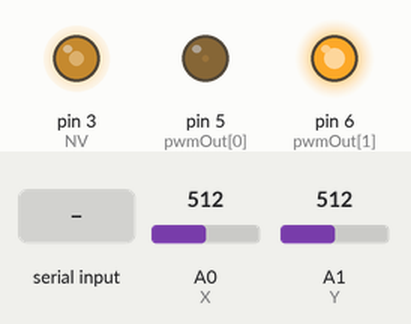
Recording of a sketch running on a simulated Arduino Uno, built with avr-gcc and run on an emulated ATmega328P. Shown: output pins drawn as LEDs (lit = HIGH). The inputs (shaded band) are chosen by the test bench; at power-on: A0 (X) = 512, A1 (Y) = 512. What the sketch prints to the serial monitor is not drawn.

Above: at 1.2 s.
1.3 s: "1" received over Serial
At 1.45 s:
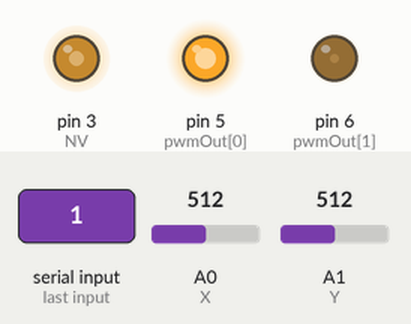
At 2.65 s:
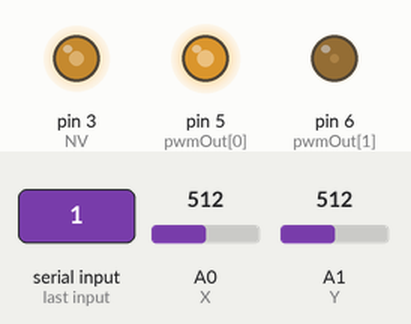
4.3 s: A0 (X) set to 107
At 4.45 s:
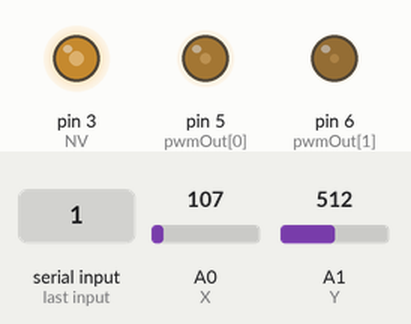
7.3 s: A0 (X) set to 91
At 9.55 s:
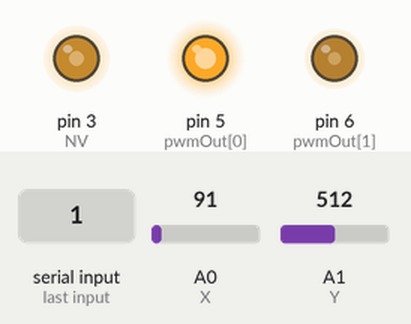
10.3 s: A1 (Y) set to 642
13.3 s: A1 (Y) set to 671
16.3 s: A0 (X) set to 11
19.3 s: A0 (X) set to 8
Timing chart, 0 to 27.7 s (numbered marks = the images above; inputs shaded):
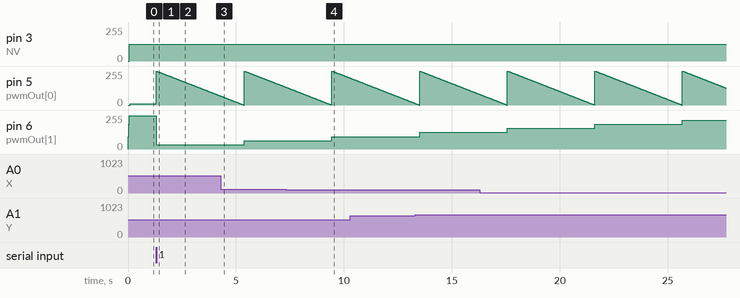

Measured:
- the behaviour switches between 100 and 99 on A0 (X) (found by bisection; images 3 and 4)
- after the input at 1.3 s, pin 6 (pwmOut[1]): 248/255 → 31/255 at once
- by itself, pin 5 (pwmOut[0]): ramps from 255/255 to 0/255 and jumps back, once every 4.0 s

The sketch:

main.ino
```cpp
const int pwmOut[] = {5,6}; //PWM output will be to this pin.
#define X A0
#define Y A1
#define NV 3
const int sample = 50;

void garbage(){
    for(int i=1 ; i<9 ; i+=1){
      analogWrite(pwmOut[1],i*31);
      for(int j=0 ; j<10 ; j++){
        analogWrite(pwmOut[0],j);
        for(int k=0 ; k<4 ; k++){
            analogRead(X);
            analogRead(Y);
        }
      }
    }
}

void setup() {
    Serial.begin(115200);

    //Setting pwm freq as 62.5K
    int prescalerVal = 0x07;
    TCCR0B &= ~prescalerVal;
    prescalerVal = 1;
    TCCR0B |= prescalerVal;
    TCCR0B &= B11111000 | B00000001;
    //End
    //Setting pinModes
    pinMode(pwmOut[0],OUTPUT);
    pinMode(pwmOut[1],OUTPUT);
    pinMode(X,INPUT);
    pinMode(Y,INPUT);
    //Setting analog reference 1.1V
    analogReference(INTERNAL);
    //Waiting fr analogReference to get stable
    garbage();
}

int x = 0,y = 0;

void loop() {
  //Wait for input
  analogWrite(NV,127);
  if(Serial.available() > 0){
      for(int i=1 ; i<9 ; i+=1){
        //Step
        analogWrite(pwmOut[1],i*31);
        for(int j=255 ; j>=0 ; j--){
          //ramp
          analogWrite(pwmOut[0],j);
          for(int k=0 ; k<sample ; k++){
            x += analogRead(X);
            y += analogRead(Y);
            delay(5);
          }

          Serial.print(float(x/sample));
          Serial.print("\t");
          Serial.print(float(y/sample));
          Serial.print("\t");
          x = 0;
          y = 0;
          delay(5);
        }
      }
      //Printing EOL to end
      Serial.println();
      //asm volatile("  jmp 0");
  }
}
```
